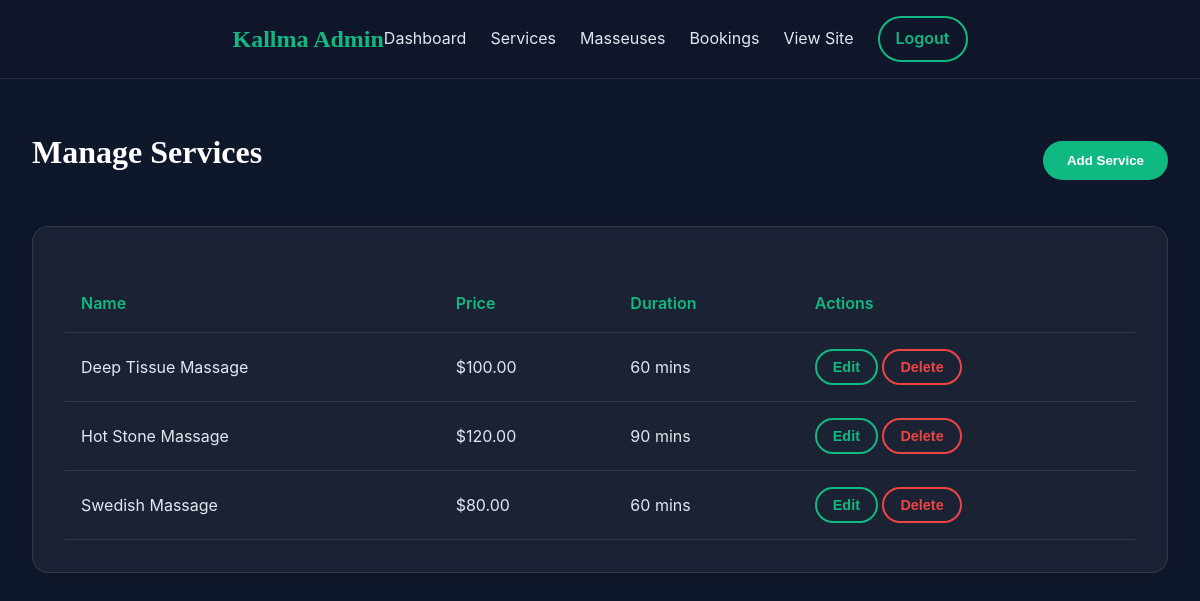
Screenshot of /admin/services.php (signed in) with the database file from the repository.
### tables this page shows
CREATE TABLE IF NOT EXISTS services (
    id INT AUTO_INCREMENT PRIMARY KEY,
    name VARCHAR(100) NOT NULL,
    description TEXT,
    price DECIMAL(10, 2) NOT NULL,
    duration_minutes INT NOT NULL,
    image_url VARCHAR(255),
    created_at TIMESTAMP DEFAULT CURRENT_TIMESTAMP
);

### includes/functions.php (called while the page is built, shortened)
<?php
function getServices($conn) {
    $sql = "SELECT * FROM services ORDER BY name ASC";
    $result = $conn->query($sql);
    return $result->fetch_all(MYSQLI_ASSOC);
}
?>

### admin/services.php (the view, shortened to what this page needs)
<?php
require_once '../includes/db.php';
require_once '../includes/functions.php';
$services = getServices($conn);
?>
<!DOCTYPE html>
<html lang="en">
<head>
    <link rel="stylesheet" href="../assets/css/style.css">
</head>
<body>
    <nav class="admin-nav">
        <div class="container">
            <div style="display: flex; justify-content: space-between; align-items: center;">
                <a href="index.php" class="logo">Kallma Admin</a>
                <ul class="nav-links">
                    <li><a href="index.php">Dashboard</a></li>
                    <li><a href="services.php">Services</a></li>
                    <li><a href="masseuses.php">Masseuses</a></li>
                    <li><a href="bookings.php">Bookings</a></li>
                    <li><a href="../index.php">View Site</a></li>
                    <li><a href="../logout.php" class="btn btn-outline" style="padding: 0.5rem 1rem;">Logout</a></li>
                </ul>
            </div>
        </div>
    </nav>
    <div class="container" style="padding: 3rem 2rem;">
        <div style="display: flex; justify-content: space-between; align-items: center; margin-bottom: 2rem;">
            <h1>Manage Services</h1>
            <button onclick="openAddModal()" class="btn btn-primary">Add Service</button>
        </div>
        <div class="glass-card">
            <table>
                <thead>
                    <tr>
                        <th>Name</th>
                        <th>Price</th>
                        <th>Duration</th>
                        <th>Actions</th>
                    </tr>
                </thead>
                <tbody>
                    <?php foreach ($services as $service): ?>
                        <tr>
                            <td><?php echo htmlspecialchars($service['name']); ?></td>
                            <td>$<?php echo number_format($service['price'], 2); ?></td>
                            <td><?php echo $service['duration_minutes']; ?> mins</td>
                            <td>
                                <button onclick='openEditModal(<?php echo json_encode($service); ?>)' class="btn btn-outline btn-small">Edit</button>
                                <form method="POST" style="display: inline;" onsubmit="return confirm('Delete this service?');">
                                    <button type="submit" class="btn btn-outline btn-small" style="border-color: #ef4444; color: #ef4444;">Delete</button>
                                </form>
                            </td>
                        </tr>
                    <?php endforeach; ?>
                </tbody>
            </table>
        </div>
    </div>
</body>
</html>

### assets/css/style.css (style rules this page uses)
:root { --bg-color: #0f172a; --text-color: #e2e8f0; --primary-color: #10b981; --primary-hover: #059669; --secondary-color: #d4af37; --glass-bg: rgba(255, 255, 255, 0.05); --glass-border: rgba(255, 255, 255, 0.1); --card-bg: #1e293b; --font-main: 'Inter', sans-serif; --font-heading: 'Playfair Display', serif; }
* { margin: 0; padding: 0; box-sizing: border-box; }
body { font-family: var(--font-main); background-color: var(--bg-color); color: var(--text-color); line-height: 1.6; overflow-x: hidden; }
h1, h2, h3, h4, h5, h6 { font-family: var(--font-heading); color: #fff; margin-bottom: 1rem; }
a { text-decoration: none; color: inherit; transition: color 0.3s ease; }
ul { list-style: none; }
.container { max-width: 1200px; margin: 0 auto; padding: 0 2rem; }
.btn { display: inline-block; padding: 0.75rem 1.5rem; border-radius: 50px; font-weight: 600; cursor: pointer; transition: all 0.3s ease; border: none; }
.btn-primary { background-color: var(--primary-color); color: #fff; }
.btn-outline { background: transparent; border: 2px solid var(--primary-color); color: var(--primary-color); }
.glass-card { background: var(--glass-bg); backdrop-filter: blur(10px); -webkit-backdrop-filter: blur(10px); border: 1px solid var(--glass-border); border-radius: 16px; padding: 2rem; box-shadow: 0 4px 30px rgba(0, 0, 0, 0.1); }
nav { display: flex; justify-content: space-between; align-items: center; }
.logo { font-family: var(--font-heading); font-size: 1.5rem; font-weight: bold; color: var(--primary-color); }
.nav-links { display: flex; gap: 2rem; align-items: center; }

### admin/services.php (style rules this page uses)
.admin-nav { background: rgba(15, 23, 42, 0.95); padding: 1rem 0; border-bottom: 1px solid var(--glass-border); }
.admin-nav .nav-links { display: flex; gap: 1.5rem; align-items: center; list-style: none; }
table { width: 100%; border-collapse: collapse; margin-top: 1rem; }
th, td { padding: 1rem; text-align: left; border-bottom: 1px solid var(--glass-border); }
th { color: var(--primary-color); font-weight: 600; }
.btn-small { padding: 0.5rem 1rem; font-size: 0.9rem; }

### rows the page displays
services: name "Deep Tissue Massage", price "100.00", duration_minutes "60"
services: name "Hot Stone Massage", price "120.00", duration_minutes "90"
services: name "Swedish Massage", price "80.00", duration_minutes "60"
